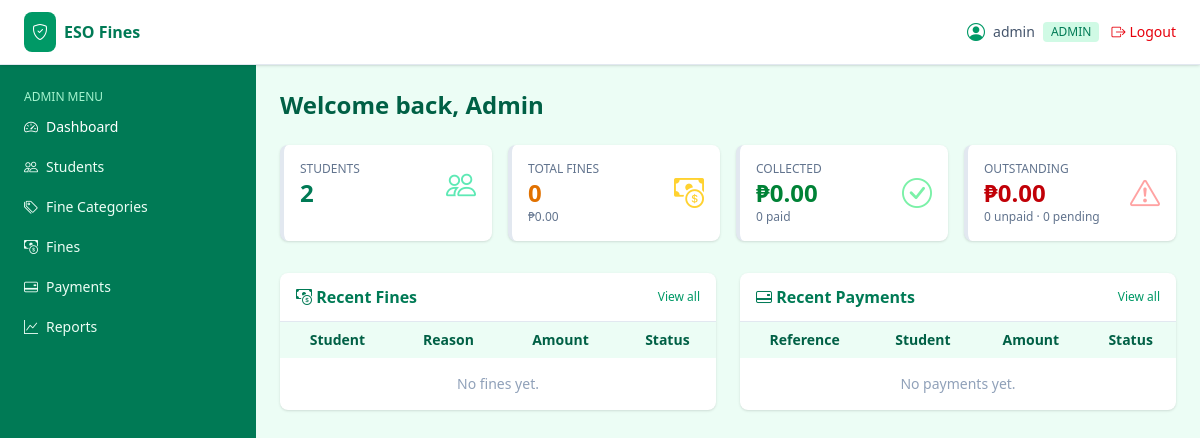
/admin/dashboard.php (signed in), run on an earlier commit of the app's database.
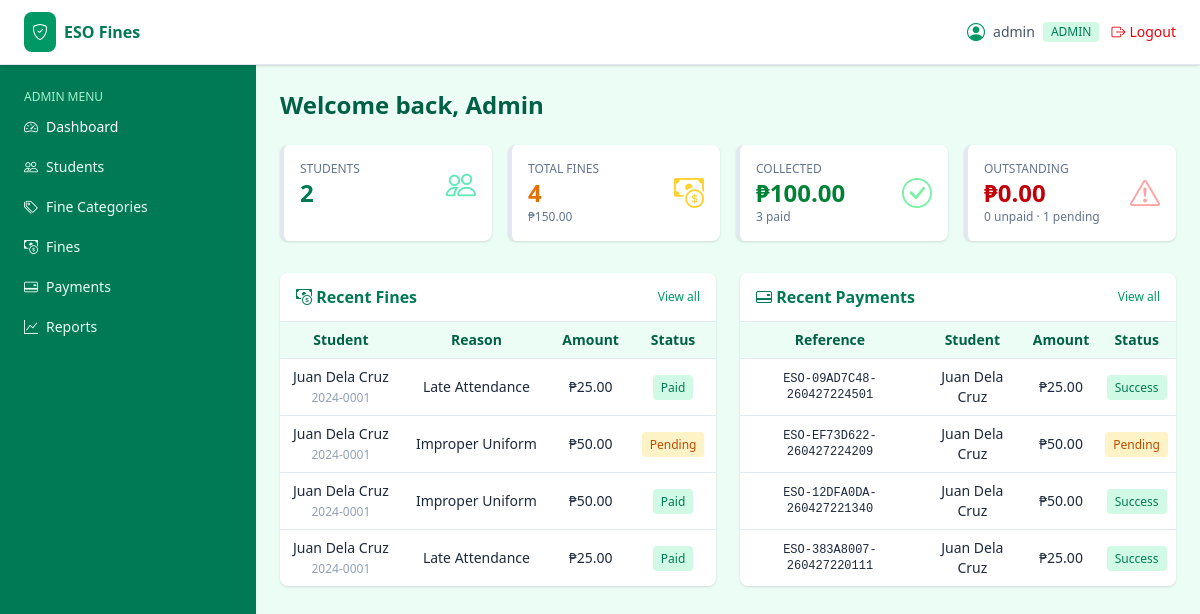
And on a later commit of the database.
### tables this page shows
CREATE TABLE `fines` (
  `id` int(11) UNSIGNED NOT NULL,
  `student_id` int(11) UNSIGNED NOT NULL,
  `category_id` int(11) UNSIGNED DEFAULT NULL,
  `amount` decimal(10,2) NOT NULL,
  `reason` varchar(255) NOT NULL,
  `status` enum('unpaid','pending','paid','cancelled') NOT NULL DEFAULT 'unpaid',
  `issued_by` int(11) UNSIGNED NOT NULL,
  `issued_at` timestamp NOT NULL DEFAULT current_timestamp(),
  `paid_at` timestamp NULL DEFAULT NULL
);

CREATE TABLE `students` (
  `id` int(11) UNSIGNED NOT NULL,
  `student_no` varchar(30) NOT NULL,
  `full_name` varchar(150) NOT NULL,
  `email` varchar(120) NOT NULL,
  `contact` varchar(20) DEFAULT NULL,
  `course` varchar(80) DEFAULT NULL,
  `year_level` varchar(20) DEFAULT NULL,
  `section` varchar(20) DEFAULT NULL,
  `created_at` timestamp NOT NULL DEFAULT current_timestamp()
);

CREATE TABLE `payments` (
  `id` int(11) UNSIGNED NOT NULL,
  `fine_id` int(11) UNSIGNED NOT NULL,
  `student_id` int(11) UNSIGNED NOT NULL,
  `amount` decimal(10,2) NOT NULL,
  `reference_no` varchar(60) NOT NULL,
  `gcash_ref` varchar(60) DEFAULT NULL,
  `payment_method` varchar(40) NOT NULL DEFAULT 'GCASH',
  `status` enum('initiated','pending','success','failed') NOT NULL DEFAULT 'initiated',
  `qr_payload` text DEFAULT NULL,
  `created_at` timestamp NOT NULL DEFAULT current_timestamp(),
  `paid_at` timestamp NULL DEFAULT NULL
);

### includes/db.php (called while the page is built, shortened)
<?php
function db() {
    static $pdo = null;
    if ($pdo === null) {
        $dsn = 'mysql:host=' . DB_HOST . ';port=' . DB_PORT . ';dbname=' . DB_NAME . ';charset=utf8mb4';
        try {
            $pdo = new PDO($dsn, DB_USER, DB_PASS, [
                PDO::ATTR_ERRMODE            => PDO::ERRMODE_EXCEPTION,
                PDO::ATTR_DEFAULT_FETCH_MODE => PDO::FETCH_ASSOC,
                PDO::ATTR_EMULATE_PREPARES   => false,
            ]);
        } catch (PDOException $e) {
            http_response_code(500);
            die('Database connection failed: ' . htmlspecialchars($e->getMessage()));
        }
    }
    return $pdo;
}
function db_all($sql, $params = []) {
    $stmt = db()->prepare($sql);
    $stmt->execute($params);
    return $stmt->fetchAll();
}
function db_one($sql, $params = []) {
    $stmt = db()->prepare($sql);
    $stmt->execute($params);
    return $stmt->fetch();
}

### includes/functions.php (called while the page is built, shortened)
<?php
function e($val) {
    return htmlspecialchars((string)$val, ENT_QUOTES, 'UTF-8');
}
function peso($n) {
    return '₱' . number_format((float)$n, 2);
}

### admin/dashboard.php (the view, shortened to what the changed rows need)
<?php
$totalFines    = db_one('SELECT COUNT(*) c, COALESCE(SUM(amount),0) a FROM fines');
$paidFines     = db_one("SELECT COUNT(*) c, COALESCE(SUM(amount),0) a FROM fines WHERE status='paid'");
$unpaidFines   = db_one("SELECT COUNT(*) c, COALESCE(SUM(amount),0) a FROM fines WHERE status='unpaid'");
$pendingFines  = db_one("SELECT COUNT(*) c FROM fines WHERE status='pending'");
$recentPayments = db_all("
    SELECT p.*, s.full_name, s.student_no
    FROM payments p
    JOIN students s ON s.id = p.student_id
    ORDER BY p.created_at DESC LIMIT 8");
$recentFines = db_all("
    SELECT f.*, s.full_name, s.student_no
    FROM fines f
    JOIN students s ON s.id = f.student_id
    ORDER BY f.issued_at DESC LIMIT 8");
include __DIR__ . '/../templates/header.php';
include __DIR__ . '/../templates/sidebar.php';
?>
<h1 class="text-2xl font-bold text-emerald-800 mb-6">Welcome back, Admin</h1>
<div class="grid grid-cols-1 sm:grid-cols-2 lg:grid-cols-4 gap-4 mb-8">
  <div class="bg-white border-l-4 border-amber-500 rounded-lg shadow p-4">
    <div class="flex items-center justify-between">
      <div>
        <p class="text-xs text-slate-500 uppercase">Total Fines</p>
        <p class="text-2xl font-bold text-amber-600"><?= e($totalFines['c']) ?></p>
        <p class="text-xs text-slate-500"><?= peso($totalFines['a']) ?></p>
      </div>
    </div>
  </div>
  <div class="bg-white border-l-4 border-green-600 rounded-lg shadow p-4">
    <div class="flex items-center justify-between">
      <div>
        <p class="text-xs text-slate-500 uppercase">Collected</p>
        <p class="text-2xl font-bold text-green-700"><?= peso($paidFines['a']) ?></p>
        <p class="text-xs text-slate-500"><?= e($paidFines['c']) ?> paid</p>
      </div>
    </div>
  </div>
  <div class="bg-white border-l-4 border-red-600 rounded-lg shadow p-4">
    <div class="flex items-center justify-between">
      <div>
        <p class="text-xs text-slate-500 uppercase">Outstanding</p>
        <p class="text-2xl font-bold text-red-700"><?= peso($unpaidFines['a']) ?></p>
        <p class="text-xs text-slate-500"><?= e($unpaidFines['c']) ?> unpaid · <?= e($pendingFines['c']) ?> pending</p>
      </div>
    </div>
  </div>
</div>
<div class="grid grid-cols-1 lg:grid-cols-2 gap-6">
  <div class="bg-white rounded-lg shadow">
    <div class="px-4 py-3 border-b flex items-center justify-between">
      <h2 class="font-semibold text-emerald-700"><i class="bi bi-cash-coin"></i> Recent Fines</h2>
    </div>
    <div class="overflow-x-auto desktop-table">
    <table class="w-full text-sm min-w-[380px]">
      <thead class="bg-emerald-50 text-emerald-800">
        <tr><th class="text-left p-2">Student</th><th class="text-left p-2">Reason</th><th class="text-right p-2">Amount</th><th class="p-2">Status</th></tr>
      </thead>
      <tbody>
        <?php foreach ($recentFines as $f): ?>
          <tr class="border-t">
            <td class="p-2"><?= e($f['full_name']) ?><br><span class="text-xs text-slate-400"><?= e($f['student_no']) ?></span></td>
            <td class="p-2"><?= e($f['reason']) ?></td>
            <td class="p-2 text-right"><?= peso($f['amount']) ?></td>
            <td class="p-2 text-center"><?php
              $cls = ['unpaid'=>'bg-red-100 text-red-700','pending'=>'bg-amber-100 text-amber-700','paid'=>'bg-emerald-100 text-emerald-700','cancelled'=>'bg-slate-100 text-slate-600'][$f['status']];
              echo '<span class="text-xs px-2 py-1 rounded ' . $cls . '">' . e(ucfirst($f['status'])) . '</span>';
            ?></td>
          </tr>
        <?php endforeach; if (!$recentFines): ?>
          <tr><td colspan="4" class="text-center text-slate-400 p-4">No fines yet.</td></tr>
        <?php endif; ?>
      </tbody>
    </table>
    </div>
  </div>
  <div class="bg-white rounded-lg shadow">
    <div class="px-4 py-3 border-b flex items-center justify-between">
      <h2 class="font-semibold text-emerald-700"><i class="bi bi-credit-card-2-back"></i> Recent Payments</h2>
    </div>
    <div class="overflow-x-auto desktop-table">
    <table class="w-full text-sm min-w-[380px]">
      <thead class="bg-emerald-50 text-emerald-800">
        <tr><th class="text-left p-2">Reference</th><th class="text-left p-2">Student</th><th class="text-right p-2">Amount</th><th class="p-2">Status</th></tr>
      </thead>
      <tbody>
        <?php foreach ($recentPayments as $p): ?>
          <tr class="border-t">
            <td class="p-2 font-mono text-xs"><?= e($p['reference_no']) ?></td>
            <td class="p-2"><?= e($p['full_name']) ?></td>
            <td class="p-2 text-right"><?= peso($p['amount']) ?></td>
            <td class="p-2 text-center"><?php
              $cls = ['initiated'=>'bg-slate-100 text-slate-700','pending'=>'bg-amber-100 text-amber-700','success'=>'bg-emerald-100 text-emerald-700','failed'=>'bg-red-100 text-red-700'][$p['status']];
              echo '<span class="text-xs px-2 py-1 rounded ' . $cls . '">' . e(ucfirst($p['status'])) . '</span>';
            ?></td>
          </tr>
        <?php endforeach; if (!$recentPayments): ?>
          <tr><td colspan="4" class="text-center text-slate-400 p-4">No payments yet.</td></tr>
        <?php endif; ?>
      </tbody>
    </table>
    </div>
  </div>
</div>
<?php include __DIR__ . '/../templates/footer.php'; ?>

What changed in the data, as far as the page shows it:
added fines: student.full_name "Juan Dela Cruz", student.student_no "2024-0001", reason "Late Attendance", amount "₱25.00", status "Paid"
added fines: student.full_name "Juan Dela Cruz", student.student_no "2024-0001", reason "Improper Uniform", amount "₱50.00", status "Pending"
added fines: student.full_name "Juan Dela Cruz", student.student_no "2024-0001", reason "Improper Uniform", amount "₱50.00", status "Paid"
added fines: student.full_name "Juan Dela Cruz", student.student_no "2024-0001", reason "Late Attendance", amount "₱25.00", status "Paid"
added payments: reference_no "ESO-09AD7C48-260427224501", student.full_name "Juan Dela Cruz", amount "₱25.00", status "Success"
added payments: reference_no "ESO-EF73D622-260427224209", student.full_name "Juan Dela Cruz", amount "₱50.00", status "Pending"
added payments: reference_no "ESO-12DFA0DA-260427221340", student.full_name "Juan Dela Cruz", amount "₱50.00", status "Success"
added payments: reference_no "ESO-383A8007-260427220111", student.full_name "Juan Dela Cruz", amount "₱25.00", status "Success"
Also different on the page:
$totalFines['c']: "0" → "4"
peso($totalFines['a']): "₱0.00" → "₱150.00"
peso($paidFines['a']): "₱0.00" → "₱100.00"
$paidFines['c']: "0" → "3"
$pendingFines['c']: "0" → "1"
text no longer shown: "No fines yet. No payments yet."
